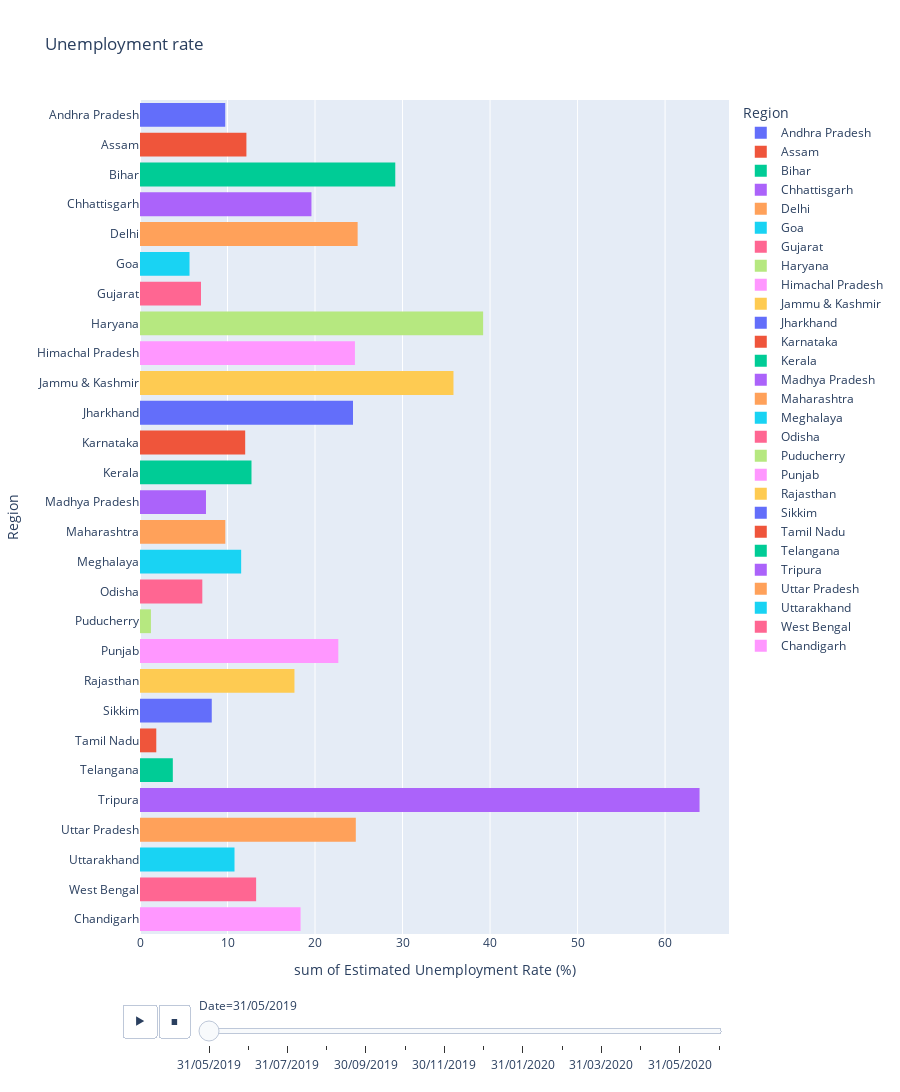

Write notebook code for a chart like this one.
### Markdown cell above
#  Analyzing Data By Histogram

### Code cell
fg = px.histogram(df,x='Estimated Unemployment Rate (%)',y='Region',color='Region',title='Unemployment rate',animation_frame='Date',template='plotly',height=1100)
fg.update_layout(xaxis={'categoryorder':'total descending'})
fg.show()

### Figure 1 — Plotly figure (JSON) as saved in the notebook; plotly's stock layout.template omitted (floating-point values rounded to 4 significant figures)
{"data": [{"alignmentgroup": "True", "bingroup": "y", "histfunc": "sum", "hovertemplate": "Region=%{y}<br>Date=31/05/2019<br>sum of Estimated Unemployment Rate (%)=%{x}<extra></extra>", "legendgroup": "Andhra Pradesh", "marker": {"color": "#636efa", "pattern": {"shape": ""}}, "name": "Andhra Pradesh", "offsetgroup": "Andhra Pradesh", "orientation": "h", "showlegend": true, "type": "histogram", "x": [3.65, 6.09], "xaxis": "x", "y": ["Andhra Pradesh", "Andhra Pradesh"], "yaxis": "y"}, {"alignmentgroup": "True", "bingroup": "y", "histfunc": "sum", "hovertemplate": "Region=%{y}<br>Date=31/05/2019<br>sum of Estimated Unemployment Rate (%)=%{x}<extra></extra>", "legendgroup": "Assam", "marker": {"color": "#EF553B", "pattern": {"shape": ""}}, "name": "Assam", "offsetgroup": "Assam", "orientation": "h", "showlegend": true, "type": "histogram", "x": [4.29, 7.87], "xaxis": "x", "y": ["Assam", "Assam"], "yaxis": "y"}, {"alignmentgroup": "True", "bingroup": "y", "histfunc": "sum", "hovertemplate": "Region=%{y}<br>Date=31/05/2019<br>sum of Estimated Unemployment Rate (%)=%{x}<extra></extra>", "legendgroup": "Bihar", "marker": {"color": "#00cc96", "pattern": {"shape": ""}}, "name": "Bihar", "offsetgroup": "Bihar", "orientation": "h", "showlegend": true, "type": "histogram", "x": [9.27, 19.9], "xaxis": "x", "y": ["Bihar", "Bihar"], "yaxis": "y"}, {"alignmentgroup": "True", "bingroup": "y", "histfunc": "sum", "hovertemplate": "Region=%{y}<br>Date=31/05/2019<br>sum of Estimated Unemployment Rate (%)=%{x}<extra></extra>", "legendgroup": "Chhattisgarh", "marker": {"color": "#ab63fa", "pattern": {"shape": ""}}, "name": "Chhattisgarh", "offsetgroup": "Chhattisgarh", "orientation": "h", "showlegend": true, "type": "histogram", "x": [9.82, 9.77], "xaxis": "x", "y": ["Chhattisgarh", "Chhattisgarh"], "yaxis": "y"}, {"alignmentgroup": "True", "bingroup": "y", "histfunc": "sum", "hovertemplate": "Region=%{y}<br>Date=31/05/2019<br>sum of Estimated Unemployment Rate (%)=%{x}<extra></extra>", "legendgroup": "Delhi", "marker": {"color": "#FFA15A", "pattern": {"shape": ""}}, "name": "Delhi", "offsetgroup": "Delhi", "orientation": "h", "showlegend": true, "type": "histogram", "x": [12.56, 12.31], "xaxis": "x", "y": ["Delhi", "Delhi"], "yaxis": "y"}, {"alignmentgroup": "True", "bingroup": "y", "histfunc": "sum", "hovertemplate": "Region=%{y}<br>Date=31/05/2019<br>sum of Estimated Unemployment Rate (%)=%{x}<extra></extra>", "legendgroup": "Goa", "marker": {"color": "#19d3f3", "pattern": {"shape": ""}}, "name": "Goa", "offsetgroup": "Goa", "orientation": "h", "showlegend": true, "type": "histogram", "x": [2.91, 2.75], "xaxis": "x", "y": ["Goa", "Goa"], "yaxis": "y"}, {"alignmentgroup": "True", "bingroup": "y", "histfunc": "sum", "hovertemplate": "Region=%{y}<br>Date=31/05/2019<br>sum of Estimated Unemployment Rate (%)=%{x}<extra></extra>", "legendgroup": "Gujarat", "marker": {"color": "#FF6692", "pattern": {"shape": ""}}, "name": "Gujarat", "offsetgroup": "Gujarat", "orientation": "h", "showlegend": true, "type": "histogram", "x": [2.88, 4.09], "xaxis": "x", "y": ["Gujarat", "Gujarat"], "yaxis": "y"}, {"alignmentgroup": "True", "bingroup": "y", "histfunc": "sum", "hovertemplate": "Region=%{y}<br>Date=31/05/2019<br>sum of Estimated Unemployment Rate (%)=%{x}<extra></extra>", "legendgroup": "Haryana", "marker": {"color": "#B6E880", "pattern": {"shape": ""}}, "name": "Haryana", "offsetgroup": "Haryana", "orientation": "h", "showlegend": true, "type": "histogram", "x": [14.54, 24.67], "xaxis": "x", "y": ["Haryana", "Haryana"], "yaxis": "y"}, {"alignmentgroup": "True", "bingroup": "y", "histfunc": "sum", "hovertemplate": "Region=%{y}<br>Date=31/05/2019<br>sum of Estimated Unemployment Rate (%)=%{x}<extra></extra>", "legendgroup": "Himachal Pradesh", "marker": {"color": "#FF97FF", "pattern": {"shape": ""}}, "name": "Himachal Pradesh", "offsetgroup": "Himachal Pradesh", "orientation": "h", "showlegend": true, "type": "histogram", "x": [13.68, 10.88], "xaxis": "x", "y": ["Himachal Pradesh", "Himachal Pradesh"], "yaxis": "y"}, {"alignmentgroup": "True", "bingroup": "y", "histfunc": "sum", "hovertemplate": "Region=%{y}<br>Date=31/05/2019<br>sum of Estimated Unemployment Rate (%)=%{x}<extra></extra>", "legendgroup": "Jammu & Kashmir", "marker": {"color": "#FECB52", "pattern": {"shape": ""}}, "name": "Jammu & Kashmir", "offsetgroup": "Jammu & Kashmir", "orientation": "h", "showlegend": true, "type": "histogram", "x": [12.78, 23.04], "xaxis": "x", "y": ["Jammu & Kashmir", "Jammu & Kashmir"], "yaxis": "y"}, {"alignmentgroup": "True", "bingroup": "y", "histfunc": "sum", "hovertemplate": "Region=%{y}<br>Date=31/05/2019<br>sum of Estimated Unemployment Rate (%)=%{x}<extra></extra>", "legendgroup": "Jharkhand", "marker": {"color": "#636efa", "pattern": {"shape": ""}}, "name": "Jharkhand", "offsetgroup": "Jharkhand", "orientation": "h", "showlegend": true, "type": "histogram", "x": [7.11, 17.23], "xaxis": "x", "y": ["Jharkhand", "Jharkhand"], "yaxis": "y"}, {"alignmentgroup": "True", "bingroup": "y", "histfunc": "sum", "hovertemplate": "Region=%{y}<br>Date=31/05/2019<br>sum of Estimated Unemployment Rate (%)=%{x}<extra></extra>", "legendgroup": "Karnataka", "marker": {"color": "#EF553B", "pattern": {"shape": ""}}, "name": "Karnataka", "offsetgroup": "Karnataka", "orientation": "h", "showlegend": true, "type": "histogram", "x": [5.46, 6.56], "xaxis": "x", "y": ["Karnataka", "Karnataka"], "yaxis": "y"}, {"alignmentgroup": "True", "bingroup": "y", "histfunc": "sum", "hovertemplate": "Region=%{y}<br>Date=31/05/2019<br>sum of Estimated Unemployment Rate (%)=%{x}<extra></extra>", "legendgroup": "Kerala", "marker": {"color": "#00cc96", "pattern": {"shape": ""}}, "name": "Kerala", "offsetgroup": "Kerala", "orientation": "h", "showlegend": true, "type": "histogram", "x": [6.63, 6.11], "xaxis": "x", "y": ["Kerala", "Kerala"], "yaxis": "y"}, {"alignmentgroup": "True", "bingroup": "y", "histfunc": "sum", "hovertemplate": "Region=%{y}<br>Date=31/05/2019<br>sum of Estimated Unemployment Rate (%)=%{x}<extra></extra>", "legendgroup": "Madhya Pradesh", "marker": {"color": "#ab63fa", "pattern": {"shape": ""}}, "name": "Madhya Pradesh", "offsetgroup": "Madhya Pradesh", "orientation": "h", "showlegend": true, "type": "histogram", "x": [3.63, 3.91], "xaxis": "x", "y": ["Madhya Pradesh", "Madhya Pradesh"], "yaxis": "y"}, {"alignmentgroup": "True", "bingroup": "y", "histfunc": "sum", "hovertemplate": "Region=%{y}<br>Date=31/05/2019<br>sum of Estimated Unemployment Rate (%)=%{x}<extra></extra>", "legendgroup": "Maharashtra", "marker": {"color": "#FFA15A", "pattern": {"shape": ""}}, "name": "Maharashtra", "offsetgroup": "Maharashtra", "orientation": "h", "showlegend": true, "type": "histogram", "x": [3.67, 6.08], "xaxis": "x", "y": ["Maharashtra", "Maharashtra"], "yaxis": "y"}, {"alignmentgroup": "True", "bingroup": "y", "histfunc": "sum", "hovertemplate": "Region=%{y}<br>Date=31/05/2019<br>sum of Estimated Unemployment Rate (%)=%{x}<extra></extra>", "legendgroup": "Meghalaya", "marker": {"color": "#19d3f3", "pattern": {"shape": ""}}, "name": "Meghalaya", "offsetgroup": "Meghalaya", "orientation": "h", "showlegend": true, "type": "histogram", "x": [3.16, 8.4], "xaxis": "x", "y": ["Meghalaya", "Meghalaya"], "yaxis": "y"}, {"alignmentgroup": "True", "bingroup": "y", "histfunc": "sum", "hovertemplate": "Region=%{y}<br>Date=31/05/2019<br>sum of Estimated Unemployment Rate (%)=%{x}<extra></extra>", "legendgroup": "Odisha", "marker": {"color": "#FF6692", "pattern": {"shape": ""}}, "name": "Odisha", "offsetgroup": "Odisha", "orientation": "h", "showlegend": true, "type": "histogram", "x": [4.17, 2.95], "xaxis": "x", "y": ["Odisha", "Odisha"], "yaxis": "y"}, {"alignmentgroup": "True", "bingroup": "y", "histfunc": "sum", "hovertemplate": "Region=%{y}<br>Date=31/05/2019<br>sum of Estimated Unemployment Rate (%)=%{x}<extra></extra>", "legendgroup": "Puducherry", "marker": {"color": "#B6E880", "pattern": {"shape": ""}}, "name": "Puducherry", "offsetgroup": "Puducherry", "orientation": "h", "showlegend": true, "type": "histogram", "x": [0, 1.25], "xaxis": "x", "y": ["Puducherry", "Puducherry"], "yaxis": "y"}, {"alignmentgroup": "True", "bingroup": "y", "histfunc": "sum", "hovertemplate": "Region=%{y}<br>Date=31/05/2019<br>sum of Estimated Unemployment Rate (%)=%{x}<extra></extra>", "legendgroup": "Punjab", "marker": {"color": "#FF97FF", "pattern": {"shape": ""}}, "name": "Punjab", "offsetgroup": "Punjab", "orientation": "h", "showlegend": true, "type": "histogram", "x": [9.17, 13.49], "xaxis": "x", "y": ["Punjab", "Punjab"], "yaxis": "y"}, {"alignmentgroup": "True", "bingroup": "y", "histfunc": "sum", "hovertemplate": "Region=%{y}<br>Date=31/05/2019<br>sum of Estimated Unemployment Rate (%)=%{x}<extra></extra>", "legendgroup": "Rajasthan", "marker": {"color": "#FECB52", "pattern": {"shape": ""}}, "name": "Rajasthan", "offsetgroup": "Rajasthan", "orientation": "h", "showlegend": true, "type": "histogram", "x": [4.03, 13.62], "xaxis": "x", "y": ["Rajasthan", "Rajasthan"], "yaxis": "y"}, {"alignmentgroup": "True", "bingroup": "y", "histfunc": "sum", "hovertemplate": "Region=%{y}<br>Date=31/05/2019<br>sum of Estimated Unemployment Rate (%)=%{x}<extra></extra>", "legendgroup": "Sikkim", "marker": {"color": "#636efa", "pattern": {"shape": ""}}, "name": "Sikkim", "offsetgroup": "Sikkim", "orientation": "h", "showlegend": true, "type": "histogram", "x": [8.2], "xaxis": "x", "y": ["Sikkim"], "yaxis": "y"}, {"alignmentgroup": "True", "bingroup": "y", "histfunc": "sum", "hovertemplate": "Region=%{y}<br>Date=31/05/2019<br>sum of Estimated Unemployment Rate (%)=%{x}<extra></extra>", "legendgroup": "Tamil Nadu", "marker": {"color": "#EF553B", "pattern": {"shape": ""}}, "name": "Tamil Nadu", "offsetgroup": "Tamil Nadu", "orientation": "h", "showlegend": true, "type": "histogram", "x": [0.97, 0.89], "xaxis": "x", "y": ["Tamil Nadu", "Tamil Nadu"], "yaxis": "y"}, {"alignmentgroup": "True", "bingroup": "y", "histfunc": "sum", "hovertemplate": "Region=%{y}<br>Date=31/05/2019<br>sum of Estimated Unemployment Rate (%)=%{x}<extra></extra>", "legendgroup": "Telangana", "marker": {"color": "#00cc96", "pattern": {"shape": ""}}, "name": "Telangana", "offsetgroup": "Telangana", "orientation": "h", "showlegend": true, "type": "histogram", "x": [2.23, 1.52], "xaxis": "x", "y": ["Telangana", "Telangana"], "yaxis": "y"}, {"alignmentgroup": "True", "bingroup": "y", "histfunc": "sum", "hovertemplate": "Region=%{y}<br>Date=31/05/2019<br>sum of Estimated Unemployment Rate (%)=%{x}<extra></extra>", "legendgroup": "Tripura", "marker": {"color": "#ab63fa", "pattern": {"shape": ""}}, "name": "Tripura", "offsetgroup": "Tripura", "orientation": "h", "showlegend": true, "type": "histogram", "x": [29.25, 34.69], "xaxis": "x", "y": ["Tripura", "Tripura"], "yaxis": "y"}, {"alignmentgroup": "True", "bingroup": "y", "histfunc": "sum", "hovertemplate": "Region=%{y}<br>Date=31/05/2019<br>sum of Estimated Unemployment Rate (%)=%{x}<extra></extra>", "legendgroup": "Uttar Pradesh", "marker": {"color": "#FFA15A", "pattern": {"shape": ""}}, "name": "Uttar Pradesh", "offsetgroup": "Uttar Pradesh", "orientation": "h", "showlegend": true, "type": "histogram", "x": [10.26, 14.4], "xaxis": "x", "y": ["Uttar Pradesh", "Uttar Pradesh"], "yaxis": "y"}, {"alignmentgroup": "True", "bingroup": "y", "histfunc": "sum", "hovertemplate": "Region=%{y}<br>Date=31/05/2019<br>sum of Estimated Unemployment Rate (%)=%{x}<extra></extra>", "legendgroup": "Uttarakhand", "marker": {"color": "#19d3f3", "pattern": {"shape": ""}}, "name": "Uttarakhand", "offsetgroup": "Uttarakhand", "orientation": "h", "showlegend": true, "type": "histogram", "x": [1.63, 9.17], "xaxis": "x", "y": ["Uttarakhand", "Uttarakhand"], "yaxis": "y"}, {"alignmentgroup": "True", "bingroup": "y", "histfunc": "sum", "hovertemplate": "Region=%{y}<br>Date=31/05/2019<br>sum of Estimated Unemployment Rate (%)=%{x}<extra></extra>", "legendgroup": "West Bengal", "marker": {"color": "#FF6692", "pattern": {"shape": ""}}, "name": "West Bengal", "offsetgroup": "West Bengal", "orientation": "h", "showlegend": true, "type": "histogram", "x": [6.02, 7.25], "xaxis": "x", "y": ["West Bengal", "West Bengal"], "yaxis": "y"}, {"alignmentgroup": "True", "bingroup": "y", "histfunc": "sum", "hovertemplate": "Region=%{y}<br>Date=31/05/2019<br>sum of Estimated Unemployment Rate (%)=%{x}<extra></extra>", "legendgroup": "Chandigarh", "marker": {"color": "#FF97FF", "pattern": {"shape": ""}}, "name": "Chandigarh", "offsetgroup": "Chandigarh", "orientation": "h", "showlegend": true, "type": "histogram", "x": [18.35], "xaxis": "x", "y": ["Chandigarh"], "yaxis": "y"}], "layout": {"barmode": "relative", "height": 1100, "legend": {"title": {"text": "Region"}, "tracegroupgap": 0}, "sliders": [{"active": 0, "currentvalue": {"prefix": "Date="}, "len": 0.9, "pad": {"b": 10, "t": 60}, "steps": [{"args": [["31/05/2019"], {"frame": {"duration": 0, "redraw": true}, "fromcurrent": true, "mode": "immediate", "transition": {"duration": 0, "easing": "linear"}}], "label": "31/05/2019", "method": "animate"}, {"args": [["30/06/2019"], {"frame": {"duration": 0, "redraw": true}, "fromcurrent": true, "mode": "immediate", "transition": {"duration": 0, "easing": "linear"}}], "label": "30/06/2019", "method": "animate"}, {"args": [["31/07/2019"], {"frame": {"duration": 0, "redraw": true}, "fromcurrent": true, "mode": "immediate", "transition": {"duration": 0, "easing": "linear"}}], "label": "31/07/2019", "method": "animate"}, {"args": [["31/08/2019"], {"frame": {"duration": 0, "redraw": true}, "fromcurrent": true, "mode": "immediate", "transition": {"duration": 0, "easing": "linear"}}], "label": "31/08/2019", "method": "animate"}, {"args": [["30/09/2019"], {"frame": {"duration": 0, "redraw": true}, "fromcurrent": true, "mode": "immediate", "transition": {"duration": 0, "easing": "linear"}}], "label": "30/09/2019", "method": "animate"}, {"args": [["31/10/2019"], {"frame": {"duration": 0, "redraw": true}, "fromcurrent": true, "mode": "immediate", "transition": {"duration": 0, "easing": "linear"}}], "label": "31/10/2019", "method": "animate"}, {"args": [["30/11/2019"], {"frame": {"duration": 0, "redraw": true}, "fromcurrent": true, "mode": "immediate", "transition": {"duration": 0, "easing": "linear"}}], "label": "30/11/2019", "method": "animate"}, {"args": [["31/12/2019"], {"frame": {"duration": 0, "redraw": true}, "fromcurrent": true, "mode": "immediate", "transition": {"duration": 0, "easing": "linear"}}], "label": "31/12/2019", "method": "animate"}, {"args": [["31/01/2020"], {"frame": {"duration": 0, "redraw": true}, "fromcurrent": true, "mode": "immediate", "transition": {"duration": 0, "easing": "linear"}}], "label": "31/01/2020", "method": "animate"}, {"args": [["29/02/2020"], {"frame": {"duration": 0, "redraw": true}, "fromcurrent": true, "mode": "immediate", "transition": {"duration": 0, "easing": "linear"}}], "label": "29/02/2020", "method": "animate"}, {"args": [["31/03/2020"], {"frame": {"duration": 0, "redraw": true}, "fromcurrent": true, "mode": "immediate", "transition": {"duration": 0, "easing": "linear"}}], "label": "31/03/2020", "method": "animate"}, {"args": [["30/04/2020"], {"frame": {"duration": 0, "redraw": true}, "fromcurrent": true, "mode": "immediate", "transition": {"duration": 0, "easing": "linear"}}], "label": "30/04/2020", "method": "animate"}, {"args": [["31/05/2020"], {"frame": {"duration": 0, "redraw": true}, "fromcurrent": true, "mode": "immediate", "transition": {"duration": 0, "easing": "linear"}}], "label": "31/05/2020", "method": "animate"}, {"args": [["30/06/2020"], {"frame": {"duration": 0, "redraw": true}, "fromcurrent": true, "mode": "immediate", "transition": {"duration": 0, "easing": "linear"}}], "label": "30/06/2020", "method": "animate"}], "x": 0.1, "xanchor": "left", "y": 0, "yanchor": "top"}], "title": {"text": "Unemployment rate"}, "updatemenus": [{"buttons": [{"args": [null, {"frame": {"duration": 500, "redraw": true}, "fromcurrent": true, "mode": "immediate", "transition": {"duration": 500, "easing": "linear"}}], "label": "&#9654;", "method": "animate"}, {"args": [[null], {"frame": {"duration": 0, "redraw": true}, "fromcurrent": true, "mode": "immediate", "transition": {"duration": 0, "easing": "linear"}}], "label": "&#9724;", "method": "animate"}], "direction": "left", "pad": {"r": 10, "t": 70}, "showactive": false, "type": "buttons", "x": 0.1, "xanchor": "right", "y": 0, "yanchor": "top"}], "xaxis": {"anchor": "y", "categoryorder": "total descending", "domain": [0, 1], "title": {"text": "sum of Estimated Unemployment Rate (%)"}}, "yaxis": {"anchor": "x", "categoryarray": ["Chandigarh", null, "West Bengal", "Uttarakhand", "Uttar Pradesh", "Tripura", "Telangana", "Tamil Nadu", "Sikkim", "Rajasthan", "Punjab", "Puducherry", "Odisha", "Meghalaya", "Maharashtra", "Madhya Pradesh", "Kerala", "Karnataka", "Jharkhand", "Jammu & Kashmir", "Himachal Pradesh", "Haryana", "Gujarat", "Goa", "Delhi", "Chhattisgarh", "Bihar", "Assam", "Andhra Pradesh"], "categoryorder": "array", "domain": [0, 1], "title": {"text": "Region"}}}}
